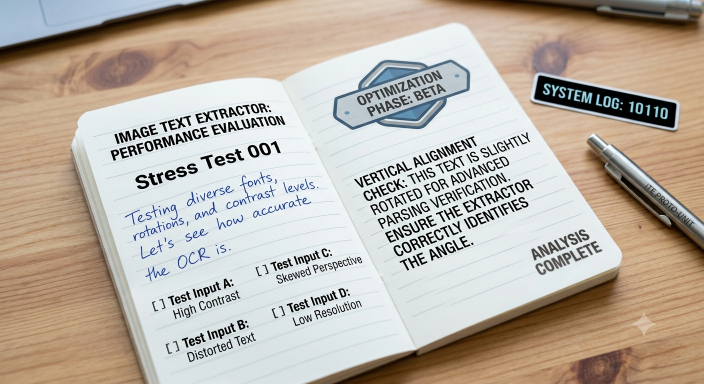
#> input picture app/services/ocr/test.png, 1408 x 768 px (shown at 1/2 size)
$ python -i image_processing.py   (imports and definitions only)
#> lines starting #> are read from the running program, lines starting #| are printed output that depends on the picture; after the words box and inside, x2 and y2 are one past the last pixel; in counts of white or black regions, pixels touching at a corner belong together
"""
Image Processing Utilities
--------------------------
Handles image validation, preprocessing, and enhancement before OCR.
"""

from __future__ import annotations

import io
from pathlib import Path
from typing import Tuple

import cv2
import numpy as np
from PIL import Image

# --------------------------------------------------
# Supported Extensions
# --------------------------------------------------

SUPPORTED_EXTENSIONS = {
    ".png",
    ".jpg",
    ".jpeg",
    ".bmp",
    ".tiff",
    ".tif",
    ".webp"
}

MAX_FILE_SIZE = 15 * 1024 * 1024  # 15 MB


# --------------------------------------------------
# Validation
# --------------------------------------------------

def validate_extension(filename: str) -> bool:
    return Path(filename).suffix.lower() in SUPPORTED_EXTENSIONS


def validate_size(file_size: int) -> bool:
    return file_size <= MAX_FILE_SIZE


# --------------------------------------------------
# Image Loading
# --------------------------------------------------

# [13 lines left out: function load_image, not called in this run]


# --------------------------------------------------
# Basic Operations
# --------------------------------------------------

def resize_image(
    image: np.ndarray,
    max_width: int = 1800
) -> np.ndarray:

#> called with max_width = 1800
    h, w = image.shape[:2]
#> h = 768; w = 1408

    if w <= max_width:
        return image

    ratio = max_width / w

    return cv2.resize(
        image,
        (
            int(w * ratio),
            int(h * ratio)
        ),
        interpolation=cv2.INTER_AREA
    )


def grayscale(image: np.ndarray) -> np.ndarray:
    return cv2.cvtColor(
        image,
        cv2.COLOR_BGR2GRAY
    )


def denoise(image: np.ndarray) -> np.ndarray:
    return cv2.fastNlMeansDenoisingColored(
        image,
        None,
        10,
        10,
        7,
        21
    )


def sharpen(image: np.ndarray) -> np.ndarray:

    kernel = np.array([
        [0, -1, 0],
        [-1, 5, -1],
        [0, -1, 0]
    ])

    return cv2.filter2D(image, -1, kernel)


def increase_contrast(image: np.ndarray) -> np.ndarray:

    lab = cv2.cvtColor(
        image,
        cv2.COLOR_BGR2LAB
    )
#> lab: shape (768, 1408, 3); mean of channels 0, 1, 2 179.9, 127, 121.3

    l, a, b = cv2.split(lab)
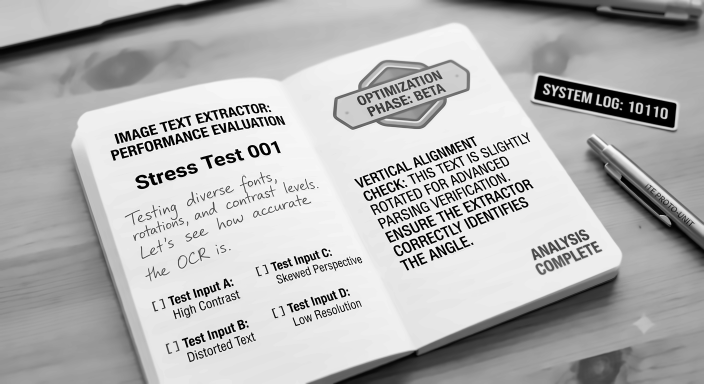
#> l: shape (768, 1408) (shown at 1/2 size); min 0, max 254, mean 179.9
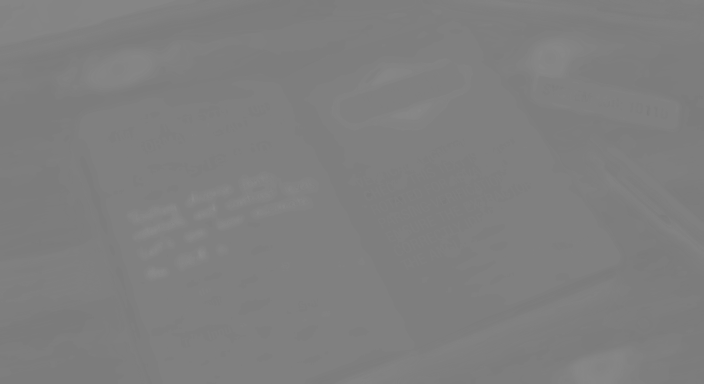
#> a: shape (768, 1408) (shown at 1/2 size); min 121, max 143, mean 127
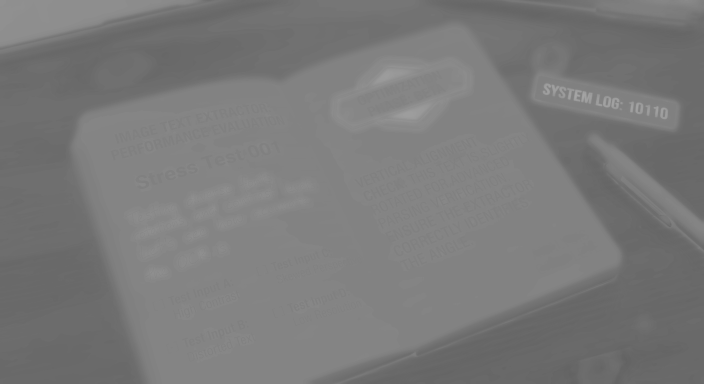
#> b: shape (768, 1408) (shown at 1/2 size); min 98, max 166, mean 121.3

    clahe = cv2.createCLAHE(
        clipLimit=3.0,
        tileGridSize=(8, 8)
    )

    l = clahe.apply(l)
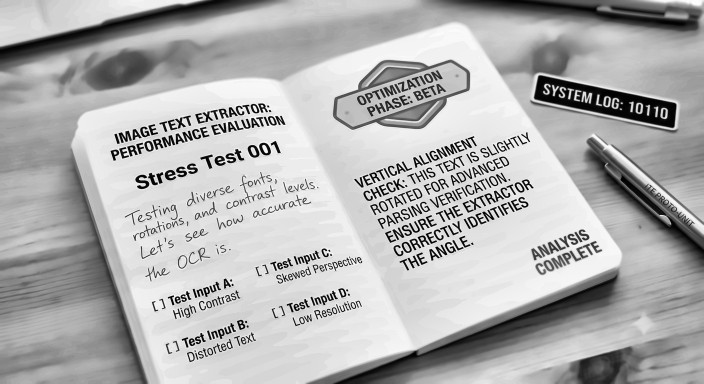
#> l: shape (768, 1408) (shown at 1/2 size); min 0, max 254, mean 176.2

    merged = cv2.merge((l, a, b))
#> merged: shape (768, 1408, 3); mean of channels 0, 1, 2 176.2, 127, 121.3

    return cv2.cvtColor(
        merged,
        cv2.COLOR_LAB2BGR
    )
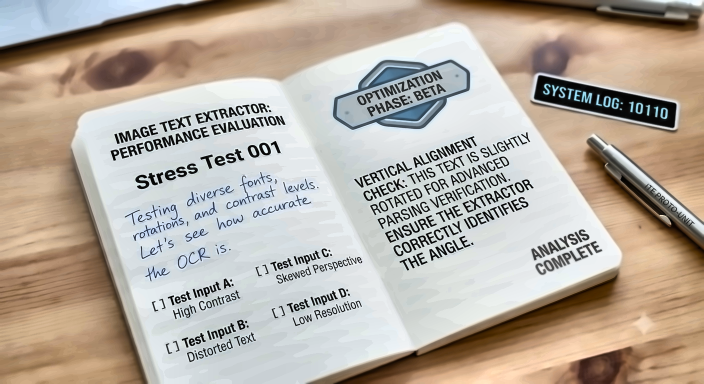
#> returned value: shape (768, 1408, 3) (shown at 1/2 size); mean R, G, B 182.5, 172.4, 161
#> in sharpen, `return cv2.filter2D(image, -1, kernel)`:
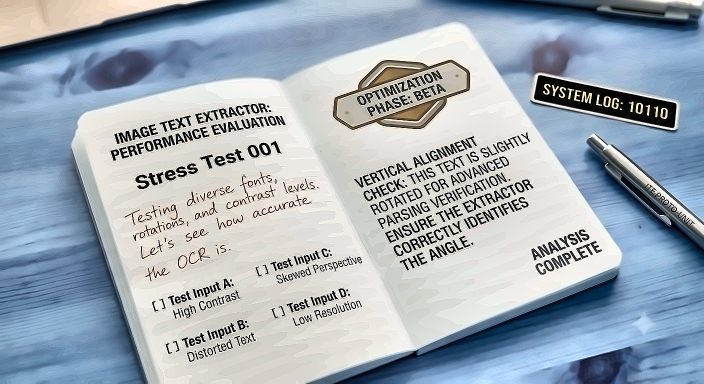
#> returned value: shape (768, 1408, 3) (shown at 1/2 size); mean of channels 0, 1, 2 182.6, 172, 160.5; drawn as B, G, R


def threshold(image: np.ndarray) -> np.ndarray:

    gray = grayscale(image)

    return cv2.adaptiveThreshold(
        gray,
        255,
        cv2.ADAPTIVE_THRESH_GAUSSIAN_C,
        cv2.THRESH_BINARY,
        31,
        11
    )
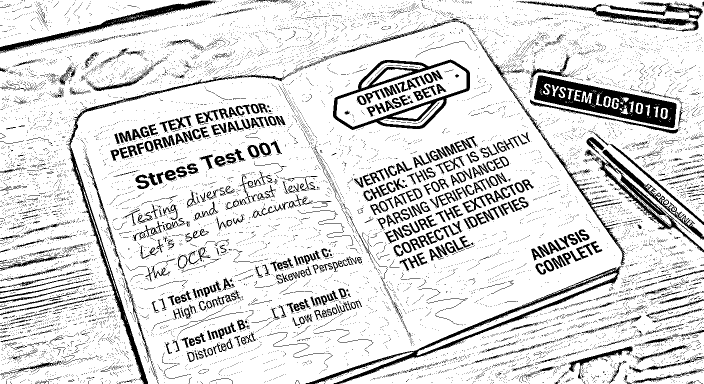
#> returned value: shape (768, 1408) (shown at 1/2 size); 85.5% white; 13945 black regions (13252 under 20 px), largest, box (x1, y1, x2, y2) and area: (1068, 151, 1353, 256) 11535, (611, 532, 1247, 768) 7684, (666, 119, 940, 260) 6643


# --------------------------------------------------
# Rotation
# --------------------------------------------------

# [22 lines left out: function rotate, not called in this run]


# --------------------------------------------------
# OCR Preprocessing Pipeline
# --------------------------------------------------

def preprocess_for_ocr(image: np.ndarray) -> np.ndarray:

    image = resize_image(image)

    image = denoise(image)

    image = increase_contrast(image)

    image = sharpen(image)

    image = threshold(image)

    image = cv2.cvtColor(
        image,
        cv2.COLOR_GRAY2BGR
    )

    return image


# --------------------------------------------------
# Statistics
# --------------------------------------------------

def image_dimensions(image: np.ndarray) -> Tuple[int, int]:
    h, w = image.shape[:2]
    return w, h

>>> import cv2
>>> picture = cv2.cvtColor(cv2.imread('../services/ocr/test.png'), cv2.COLOR_BGR2RGB)
>>> result = preprocess_for_ocr(picture)
